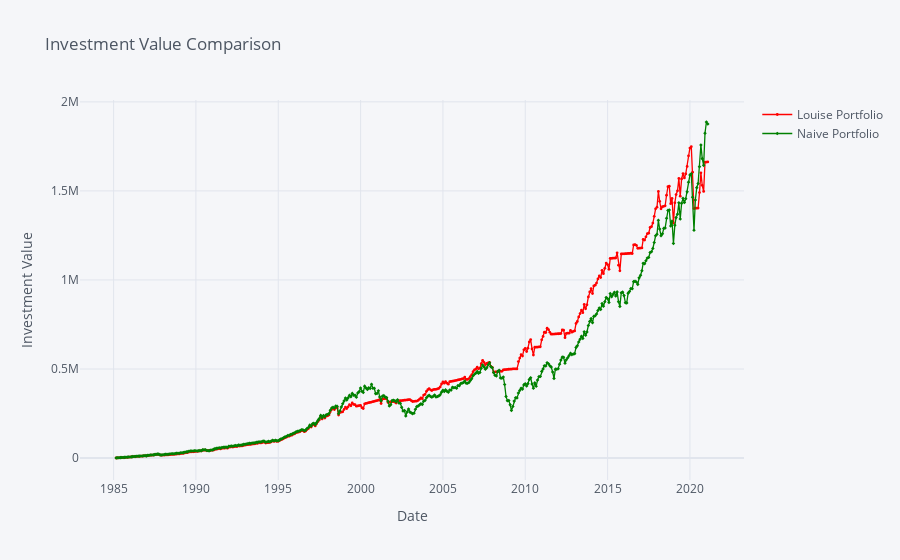

The code cell stored with this chart in its notebook:
### Markdown cell above
Our naive strategy comprised Louise holding her portfolio in VFINX for the entire duration, she would have more money today than she has following her original strategy. If we analyse the chart below we see how the naive strategy gains significantly in the last year. 

Whenever we look at the value of an investment, we cannot ignore two events that are outliers and cannot be mapped by strategy, one would be the 2008 recession and the ongoing coronavirus pandemic. We see a sharp drop in the naive portfolio around 2008 as equities fell sharply and we see a sharp uprise in the naive portfolio in the last 6-8 months as the market has been really volatile and inflated. The market has been reaching all time highs and holding equities would prove very beneficial. Louise would have lost a lot of money when the pandemic started as the market crashed and following her strategy she would have moved her portfolio to the risk-free debt option and she would not have been able to enjoy the sharp recovery of the stock market.

### Code cell
finalinvest = pd.merge(louise_invest,naive_invest,on = 'Date',how = 'inner')
plyo.iplot(  
    finalinvest[['Louise Portfolio','Naive Portfolio']].iplot(asFigure=True,
                                                 title='Investment Value Comparison',  
             xTitle='Date',  
             yTitle='Investment Value',
                                                 mode={'Louise Portfolio': 'lines+markers', 'Naive Portfolio': 'lines+markers'},  
             symbol={'Louise Portfolio': 'circle', 'Naive Portfolio': 'diamond'},  
             size=2.75,  
             colors={'Louise Portfolio': 'red', 'Naive Portfolio': 'green'}, ),)

### Figure 1 — Plotly figure (JSON) as saved in the notebook; plotly's stock layout.template omitted (floating-point values rounded to 4 significant figures; data arrays with more than 128 entries replaced by an {"elided": "..."} marker saying what was removed)
{"data": [{"line": {"color": "red", "dash": "solid", "shape": "linear", "width": 1.3}, "marker": {"size": 2.75, "symbol": "circle"}, "mode": "lines+markers", "name": "Louise Portfolio", "text": "", "type": "scatter", "x": {"elided": "432 str values"}, "y": {"elided": "432 float values"}}, {"line": {"color": "green", "dash": "solid", "shape": "linear", "width": 1.3}, "marker": {"size": 2.75, "symbol": "diamond"}, "mode": "lines+markers", "name": "Naive Portfolio", "text": "", "type": "scatter", "x": {"elided": "432 str values"}, "y": {"elided": "432 float values"}}], "layout": {"legend": {"bgcolor": "#F5F6F9", "font": {"color": "#4D5663"}}, "paper_bgcolor": "#F5F6F9", "plot_bgcolor": "#F5F6F9", "title": {"font": {"color": "#4D5663"}, "text": "Investment Value Comparison"}, "xaxis": {"gridcolor": "#E1E5ED", "showgrid": true, "tickfont": {"color": "#4D5663"}, "title": {"font": {"color": "#4D5663"}, "text": "Date"}, "zerolinecolor": "#E1E5ED"}, "yaxis": {"gridcolor": "#E1E5ED", "showgrid": true, "tickfont": {"color": "#4D5663"}, "title": {"font": {"color": "#4D5663"}, "text": "Investment Value"}, "zerolinecolor": "#E1E5ED"}}}
